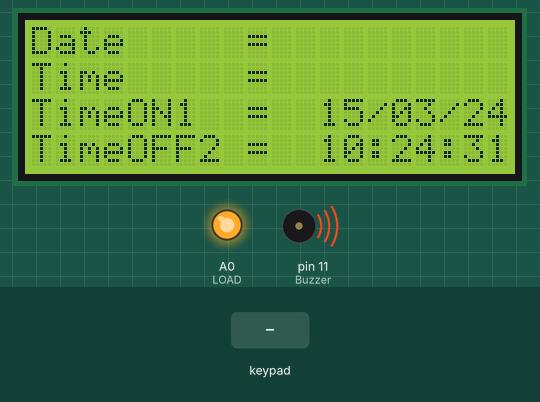
A sketch run on a simulated Arduino Uno, built with avr-gcc and run on an emulated ATmega328P. Parts: 20×4 character LCD, output pins drawn as LEDs (lit = HIGH), buzzer (waves = sounding, pin HIGH). The inputs (shaded band) are chosen by the test bench. The local clock reads 2024-03-15 10:24:30 at power-on unless the sketch sets it.

Above: at 1.3 s.
1.4 s: key '1' pressed
At 2.6 s:
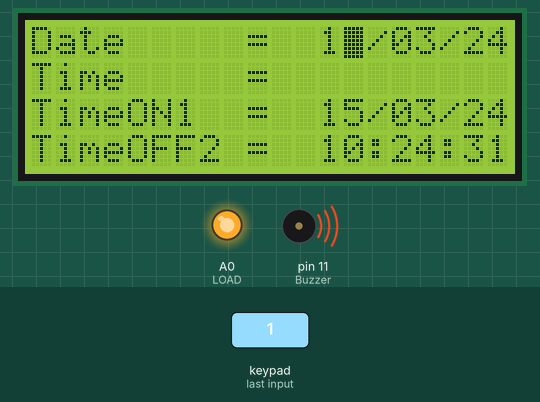
2.9 s: keypad keys 8 7 6 5 pressed 0.4 s apart
At 4.8 s:
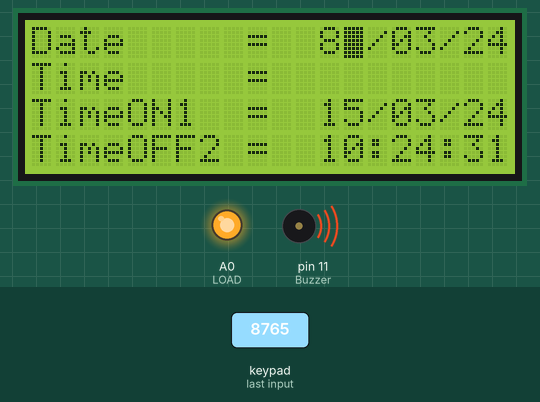
6.0 s: key '*' pressed
At 6.6 s:
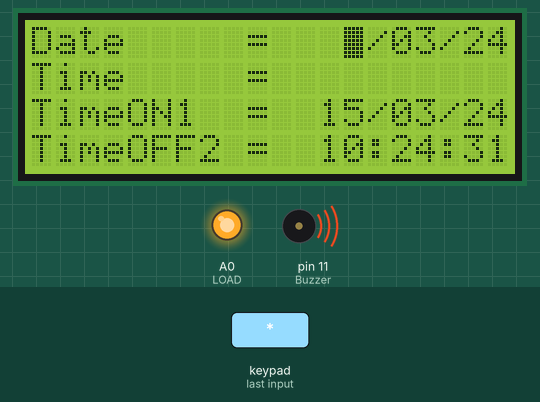
7.8 s: keypad keys 8 7 6 5 # pressed 0.4 s apart
At 10.3 s:
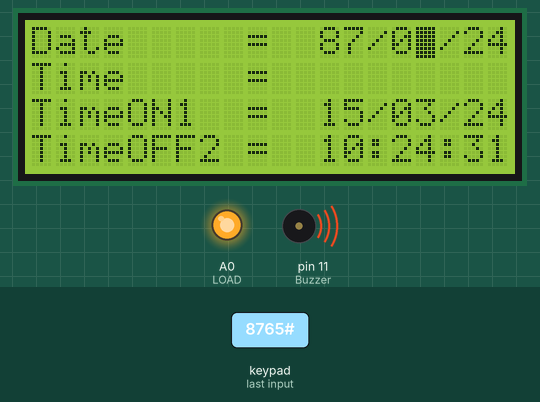
Timing chart, 0 to 11.8 s (numbered marks = the images above; inputs shaded):
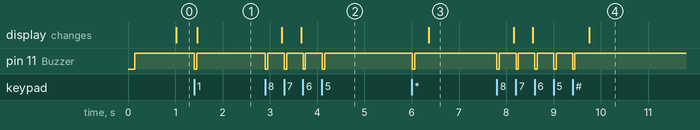

Measured:
- after the input at 1.4 s, pin 11 (Buzzer): HIGH → LOW at once, → HIGH 0.05 s later; the display: changes after 0.06 s (image 1)
- after the input at 2.9 s, pin 11 (Buzzer): alternates HIGH for 0.35 s and LOW for 0.05 s, 8 changes in all, then stays HIGH, starting at once; the display: first changes after 0.35 s (image 2 shows a later state)
- after the input at 6.0 s, pin 11 (Buzzer): HIGH → LOW at once, → HIGH 0.05 s later; the display: changes after 0.36 s (image 3)
- after the input at 7.8 s, pin 11 (Buzzer): alternates HIGH for 0.35 s and LOW for 0.05 s, 10 changes in all, then stays HIGH, starting at once

The sketch:

Timer.ino
```cpp
#include <Wire.h>
#include <RTClib.h>
#include <LiquidCrystal_I2C.h>
#include <Keypad.h>


int Buzzer   = 11;
int LOAD     = A0;
//------------ Key Pad ----------------------
const byte ROWS = 4;
const byte COLS = 3;
char keys[ROWS][COLS] = {
  {'1','2','3'},
  {'4','5','6'},
  {'7','8','9'},
  {'*','0','#'}
};
byte rowPins[ROWS] = {8, 7, 6 , 5}; //connect to the row pinouts of the keypad
byte colPins[COLS] = {4, 3, 2};     //connect to the column pinouts of the keypad
Keypad keypad = Keypad( makeKeymap(keys), rowPins, colPins, ROWS, COLS );

//------------ LCD ----------------------------------
LiquidCrystal_I2C lcd(0x27,20,4);// PCF8574A =  0x3F

// ----------- DS3231 -------------------------------
RTC_DS3231 RTC;
DateTime Time;
char Year,Mon,Day,Hour,Min,Sec;
long TimerON1,TimerOFF1;

/*-------------------------------------------------------------*
*  Setup  Program                                              *
*-------------------------------------------------------------*/
void setup ()
{
  lcd.begin();
  lcd.setCursor(0,0);lcd.print("Date     =          ");
  lcd.setCursor(0,1);lcd.print("Time     =          ");
  lcd.setCursor(0,2);lcd.print("TimeON1  =          ");
  lcd.setCursor(0,3);lcd.print("TimeOFF2 =          ");
  RTC.begin();
  pinMode(Buzzer,OUTPUT); digitalWrite(Buzzer,HIGH);
  pinMode(LOAD,OUTPUT); digitalWrite(LOAD,HIGH);

}
/*-------------------------------------------------------------*
*   Main  Loop                                                 *
*-------------------------------------------------------------*/
void loop ()
{char Key;

    while(Key == NO_KEY)
    {
      Time = RTC.now();
      ShowDate(13,3);
      ShowTime(13,4);
      CheckTime();
      Key = keypad.getKey();
    }
    Beep();
    if(Key == '1')
    { GetDate(13,1);
      GetTime(13,2);
      RTC.adjust(DateTime(Year,Mon,Day,Hour,Min,Sec));
    }
    if(Key == '2')
    {
      GetTime(13,3);
      TimerON1 = Hour;
      TimerON1 = (TimerON1 << 8) + Min;
      TimerON1 = (TimerON1 << 8) + Sec;

      GetTime(13,4);
      TimerOFF1 = Hour;
      TimerOFF1 = (TimerOFF1 << 8) + Min;
      TimerOFF1 = (TimerOFF1 << 8) + Sec;
    }

}
/*-------------------------------------------------------------*
*  Show Time                                                   *
*-------------------------------------------------------------*/
void CheckTime()
{ long Timer;
  Timer = 0;
  Timer = (Timer << 8)+Time.hour();
  Timer = (Timer << 8)+Time.minute();
  Timer = (Timer << 8)+Time.second();

  if(Timer == TimerON1){digitalWrite(LOAD,LOW);}
  if(Timer == TimerOFF1){digitalWrite(LOAD,HIGH);}
}
/*-------------------------------------------------------------*
*  Show Time                                                   *
*-------------------------------------------------------------*/
void ShowTime(char X,char Y)
{   lcd.setCursor(X-1,Y-1);
    if(Time.hour() < 10){lcd.print(0);}
    lcd.print(Time.hour());
    lcd.print(':');
    if(Time.minute() < 10){lcd.print(0);}
    lcd.print(Time.minute());
    lcd.print(':');
    if(Time.second() < 10){lcd.print(0);}
    lcd.print(Time.second());
}
/*-------------------------------------------------------------*
*  Show Date                                                   *
*-------------------------------------------------------------*/
void ShowDate(char X,char Y)
{   lcd.setCursor(X-1,Y-1);
    if(Time.day() < 10){lcd.print(0);}
    lcd.print(Time.day());
    lcd.print('/');
    if(Time.month() < 10){lcd.print(0);}
    lcd.print(Time.month());
    lcd.print('/');
    if(Time.year()%100 < 10){lcd.print(0);}
    lcd.print(Time.year()%100);
}
/*-------------------------------------------------------------*
*  Get Date From Key                                           *
*-------------------------------------------------------------*/
void  GetDate(char X,char Y)
{
   ShowDate(X,Y);
   Day  = GetNum(2,X,Y);
   Mon  = GetNum(2,X+3,Y);
   Year = GetNum(2,X+6,Y);
}
/*-------------------------------------------------------------*
* Get  Time From Key                                           *
*-------------------------------------------------------------*/
void  GetTime(char X,char Y)
{
   ShowTime(X,Y);
   Hour  = GetNum(2,X,Y);
   Min   = GetNum(2,X+3,Y);
   Sec   = GetNum(2,X+6,Y);
}
/*-------------------------------------------------------------*
*  Slide Number                                                *
*-------------------------------------------------------------*/
char BufNum[8];
void  SlideNum(void)
{
  BufNum[6]  = BufNum[5];
  BufNum[5]  = BufNum[4];
  BufNum[4]  = BufNum[3];
  BufNum[3]  = BufNum[2];
  BufNum[2]  = BufNum[1];
  BufNum[1]  = BufNum[0];
}
/*-------------------------------------------------------------*
* Get Number From Keypad                                      *
*-------------------------------------------------------------*/
unsigned long GetNum(int Count,int X,int Y)
{ char Key,i,N;
  int Sum;
  lcd.blink();
  lcd.setCursor(X+(Count-2),Y-1);
  N = 0;
  for(i=0;i<Count;i++){BufNum[i] = ' ';}
  i = 0;
  while(Key != '#')
  { Key = NO_KEY;
    while(Key == NO_KEY){Key = keypad.getKey();}
    Beep(); delay(300);
   if(Key == '*'){for(i=0;i<Count;i++){BufNum[i] = ' ';}N = 0;}
   if((N < Count)&&(Key >= '0')&&(Key <= '9'))
   { SlideNum();
     BufNum[0] = Key;
     N++;
   }
   lcd.setCursor(X-1,Y-1);
   for(i=0;i<Count;i++){lcd.print(BufNum[Count-(i+1)]);}
   lcd.setCursor(X+(Count-2),Y-1);

  }
Sum = 0;
for(i=0;i<Count;i++)
 {
   if(BufNum[Count-(i+1)]==0x20){BufNum[Count-(i+1)] = '0';}
   Sum = (Sum*10) + (BufNum[Count-(i+1)]-'0');
 }
lcd.noCursor();
lcd.noBlink();
return(Sum);
}
/*-------------------------------------------------------------*
*  Beep  Sound                                                 *
*-------------------------------------------------------------*/
void Beep()
{
  digitalWrite(Buzzer,LOW);delay(50);
  digitalWrite(Buzzer,HIGH);
}
```
